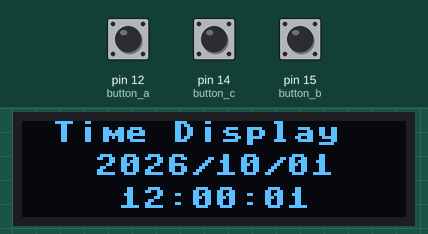
Recording of a program running on a simulated MicroPython board. Shown: 128×32 one-colour display. Inputs (shaded band) come from the test bench; at power-on: pin 12 (button_a) HIGH, pin 14 (button_c) HIGH, pin 15 (button_b) HIGH. The clock reads 2024-03-15 10:24:30 at power-on unless the program sets it; what the program prints to the serial console is not drawn.

Above: at 1.2 s.
1.3 s: pin 12 (button_a) pulled LOW for 0.15 s
At 2.4 s:
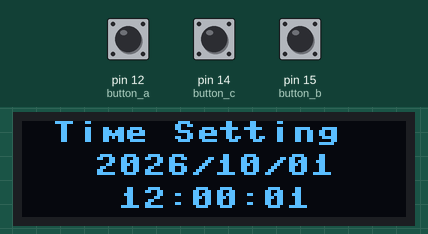
4.0 s: pin 12 (button_a) pulled LOW for 1 s
At 4.4 s:
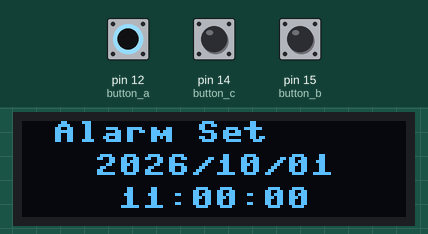
7.0 s: pin 12 (button_a) pulled LOW for 0.15 s
At 8.1 s:
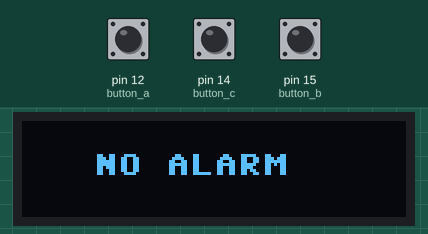
8.6 s: pin 14 (button_c) pulled LOW for 0.15 s
At 9.2 s:
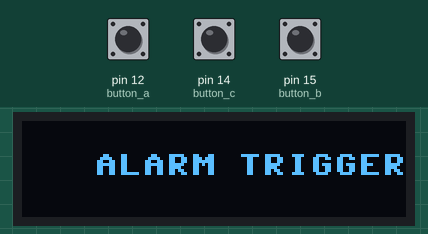
11.8 s: pin 14 (button_c) pulled LOW for 1 s
At 12.8 s:
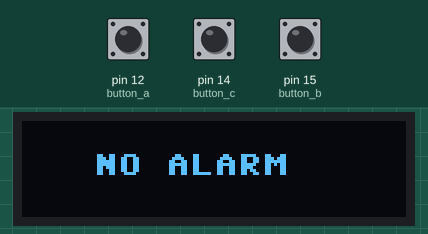
Timing chart, 0 to 14.8 s (numbered marks = the images above; inputs shaded):
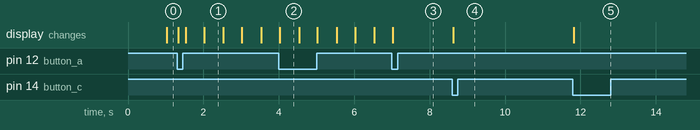

The program:

main.py
```python
import time
from time import ticks_ms, ticks_diff
from machine import Pin, I2C, RTC
import ssd1306

last_time_a = 0
last_time_b = 0
last_time_c = 0
last_displayed_second = -1
DEBOUNCE_MS = 250
PRESS_COUNT_A = 0
PRESS_COUNT_B = 0
PRESS_COUNT_C = 0

BUTTON_RELEASE = 0

LAST_TIME_DEBOUNCE = -1

# Mode related
MODE = 0 # 0 - Normal, 1 - Time Setting, 2 - Alarm Setting, 3 - Alarm Triggered
ALARM_ON = False
ALARM_TRIGGERED = False
SETTING_FLAG = 0  # 0 - Second, 1 - Minute, 2 - Hour, 3 - Day, 4 - Month, 5 - Year
FROZEN_DISPLAY = False
# Light power LED
pwr = Pin(13, Pin.OUT)
pwr.value(1)

# Initialize I2C.
i2c = I2C(0, scl=Pin(20), sda=Pin(22), freq=400000)
display = ssd1306.SSD1306_I2C(128, 32, i2c)

# Initialize RTC.
rtc = RTC()
BOOT_TIME = (2026, 10, 1, 0, 12, 0, 0, 0)
CURRENT_TIME = [2026, 10, 1, 0, 12, 0, 0, 0]
ALARM_TIME = [2026, 10, 1, 0, 11, 0, 0, 0]  # Alarm time set to 10 seconds after boot
#
button_a = Pin(12, Pin.IN, Pin.PULL_UP)
button_b = Pin(15, Pin.IN, Pin.PULL_UP)
button_c = Pin(14, Pin.IN, Pin.PULL_UP)

def button_a_handler(pin):
    global last_time_a, PRESS_COUNT_A, MODE, ALARM_ON
    now = ticks_ms()
    if ticks_diff(now, last_time_a) < DEBOUNCE_MS:
        return
    last_time_a = now
    if ALARM_ON:
        ALARM_ON = False
    else:
        PRESS_COUNT_A += 1
        MODE = PRESS_COUNT_A
        MODE = MODE % 4
        if MODE == 1:
            rtc_hold()
        # print("Mode:", MODE)
        print("Button A pressed at {}:".format(now), PRESS_COUNT_A)


def button_b_handler(pin):
    global last_time_b, PRESS_COUNT_B, MODE, ALARM_ON, SETTING_FLAG
    now = ticks_ms()
    if ticks_diff(now, last_time_b) < DEBOUNCE_MS:
        return
    last_time_b = now
    if ALARM_ON:
        ALARM_ON = False
    else:
        PRESS_COUNT_B += 1
        print("Button B pressed at {}: {}".format(now, PRESS_COUNT_B))
        if MODE == 1:
            # Time setting mode
            SETTING_FLAG = (SETTING_FLAG + 1) % 6
            # print("Setting flag:", SETTING_FLAG)
        elif MODE == 2:
            # Alarm setting mode
            SETTING_FLAG = (SETTING_FLAG + 1) % 6
            # print("Setting flag:", SETTING_FLAG)

def check_leap_year(year):
    # Leap year is divisible by 4, but not by 100, except when it's divisible by 400
    if (year % 4 == 0 and year % 100 != 0) or (year % 400 == 0):
        return True
    return False

def get_days_in_month(year, month):
    if month in [1, 3, 5, 7, 8, 10, 12]:
        return 31
    elif month in [4, 6, 9, 11]:
        return 30
    elif month == 2:
        if check_leap_year(year):
            return 29
        else:
            return 28
    return 0

def rtc_hold():
    global CURRENT_TIME
    CURRENT_TIME = list(rtc.datetime())

def button_c_handler(pin):
    global last_time_c, PRESS_COUNT_C, MODE, ALARM_ON, SETTING_FLAG, CURRENT_TIME, ALARM_TIME, ALARM_TRIGGERED
    now = ticks_ms()
    if ticks_diff(now, last_time_c) < DEBOUNCE_MS:
        return
    last_time_c = now
    print("Button C pressed at {}: {}".format(now, PRESS_COUNT_C))
    PRESS_COUNT_C += 1
    if ALARM_ON:
        ALARM_ON = False
    elif MODE == 1:
        if SETTING_FLAG == 0:
            # Second
            CURRENT_TIME = [CURRENT_TIME[0], CURRENT_TIME[1], CURRENT_TIME[2], CURRENT_TIME[3], CURRENT_TIME[4], CURRENT_TIME[5], (CURRENT_TIME[6] + 1)%60, 0]
        elif SETTING_FLAG == 1:
            # Minute
            CURRENT_TIME = [CURRENT_TIME[0], CURRENT_TIME[1], CURRENT_TIME[2], CURRENT_TIME[3], CURRENT_TIME[4], (CURRENT_TIME[5] + 1)%60, CURRENT_TIME[6], 0]
        elif SETTING_FLAG == 2:
            # Hour
            CURRENT_TIME = [CURRENT_TIME[0], CURRENT_TIME[1], CURRENT_TIME[2], CURRENT_TIME[3], (CURRENT_TIME[4] + 1) % 24, CURRENT_TIME[5], CURRENT_TIME[6], 0]
        elif SETTING_FLAG == 3:
            # Day
            day = (CURRENT_TIME[2] + 1) % get_days_in_month(CURRENT_TIME[0], CURRENT_TIME[1])
            if day == 0:
                day = get_days_in_month(CURRENT_TIME[0], CURRENT_TIME[1])
            CURRENT_TIME = [CURRENT_TIME[0], CURRENT_TIME[1], day, CURRENT_TIME[3], CURRENT_TIME[4], CURRENT_TIME[5], CURRENT_TIME[6], 0]
        elif SETTING_FLAG == 4:
            # Month
            month = (CURRENT_TIME[1] + 1) % 12
            if month == 0:
                month = 12
            day = min(CURRENT_TIME[2], get_days_in_month(CURRENT_TIME[0], month))  # Adjust day if necessary
            CURRENT_TIME = [CURRENT_TIME[0], month, day, CURRENT_TIME[3], CURRENT_TIME[4], CURRENT_TIME[5], CURRENT_TIME[6], 0]

        elif SETTING_FLAG == 5:
            # Year
            # !!! Implement year setting
            # rtc.datetime((rtc.datetime()[0], rtc.datetime()[1], rtc.datetime()[2], rtc.datetime()[3], rtc.datetime()[4], rtc.datetime()[5], rtc.datetime()[6], 0))
            pass
        rtc.datetime(CURRENT_TIME)
    elif MODE == 2:
        if SETTING_FLAG == 0:
            # Second
            ALARM_TIME[6] = (ALARM_TIME[6] + 1) % 60
        elif SETTING_FLAG == 1:
            # Minute
            ALARM_TIME[5] = (ALARM_TIME[5] + 1) % 60
        elif SETTING_FLAG == 2:
            # Hour
            ALARM_TIME[4] = (ALARM_TIME[4] + 1) % 24
        elif SETTING_FLAG == 3:
            # Day
            day = (ALARM_TIME[2] + 1) % get_days_in_month(ALARM_TIME[0], ALARM_TIME[1])
            if day == 0:
                day = get_days_in_month(ALARM_TIME[0], ALARM_TIME[1])
            ALARM_TIME[2] = day
        elif SETTING_FLAG == 4:
            # Month
            month = (ALARM_TIME[1] + 1) % 12
            if month == 0:
                month = 12
            ALARM_TIME[1] = month
            ALARM_TIME[2] = min(ALARM_TIME[2], get_days_in_month(ALARM_TIME[0], ALARM_TIME[1]))  # Adjust day if necessary
        elif SETTING_FLAG == 5:
            # Year
            # !!! Implement year setting
            # rtc.datetime((rtc.datetime()[0], rtc.datetime()[1], rtc.datetime()[2], rtc.datetime()[3], rtc.datetime()[4], rtc.datetime()[5], rtc.datetime()[6], 0))
            pass
    elif MODE == 3:
        ALARM_TRIGGERED = not ALARM_TRIGGERED

button_a.irq(trigger=Pin.IRQ_FALLING, handler=button_a_handler)
button_b.irq(trigger=Pin.IRQ_FALLING, handler=button_b_handler)
button_c.irq(trigger=Pin.IRQ_FALLING, handler=button_c_handler)

def reset_rtc_time():
    rtc.datetime(BOOT_TIME)

# 用来记录上一次显示的秒。
reset_rtc_time()

def execute_mode0():
    global last_displayed_second
    now = rtc.datetime()
    year = now[0]
    month = now[1]
    day = now[2]
    hour = now[4]
    minute = now[5]
    second = now[6]

    # 只有秒数变化时才刷新 OLED。
    if second != last_displayed_second:
        last_displayed_second = second

        # 先把日期组合成一个字符串。
        date_text = "{:04d}/{:02d}/{:02d}".format(
            year,
            month,
            day
        )

        # 再把时间组合成一个字符串。
        time_text = "{:02d}:{:02d}:{:02d}".format(
            hour,
            minute,
            second
        )

        # 清空上一帧。
        display.fill(0)

        # 第一行：标题。
        display.text("Time Display", 10, 0, 1)

        # 第二行：日期。
        display.text(date_text, 24, 11, 1)

        # 第三行：时间。
        display.text(time_text, 32, 22, 1)

        # 更新屏幕。
        display.show()

def format_blinking_value(value, width, field_flag, blink_visible):
    # 只有 SETTING_FLAG 当前选中的字段闪烁，其他字段始终显示。
    if SETTING_FLAG == field_flag and not blink_visible:
        return " " * width
    if width == 4:
        return "{:04d}".format(value)
    return "{:02d}".format(value)

def execute_mode1():
    now = CURRENT_TIME
    blink_visible = (ticks_ms() // 500) % 2 == 0
    year = format_blinking_value(now[0], 4, 5, blink_visible)
    month = format_blinking_value(now[1], 2, 4, blink_visible)
    day = format_blinking_value(now[2], 2, 3, blink_visible)
    hour = format_blinking_value(now[4], 2, 2, blink_visible)
    minute = format_blinking_value(now[5], 2, 1, blink_visible)
    second = format_blinking_value(now[6], 2, 0, blink_visible)


    # 先把日期组合成一个字符串。
    date_text = "{}/{}/{}".format(
        year,
        month,
        day
    )

    # 再把时间组合成一个字符串。
    time_text = "{}:{}:{}".format(
        hour,
        minute,
        second
    )

    # 清空上一帧。
    display.fill(0)

    # 第一行：标题。
    display.text("Time Setting", 10, 0, 1)

    # 第二行：日期。
    display.text(date_text, 24, 11, 1)

    # 第三行：时间。
    display.text(time_text, 32, 22, 1)

    # 更新屏幕。
    display.show()

    # 同时输出到串口，方便调试。

def execute_mode2():
    now = ALARM_TIME
    blink_visible = (ticks_ms() // 500) % 2 == 0
    year = format_blinking_value(now[0], 4, 5, blink_visible)
    month = format_blinking_value(now[1], 2, 4, blink_visible)
    day = format_blinking_value(now[2], 2, 3, blink_visible)
    hour = format_blinking_value(now[4], 2, 2, blink_visible)
    minute = format_blinking_value(now[5], 2, 1, blink_visible)
    second = format_blinking_value(now[6], 2, 0, blink_visible)


    # 先把日期组合成一个字符串。
    date_text = "{}/{}/{}".format(
        year,
        month,
        day
    )

    # 再把时间组合成一个字符串。
    time_text = "{}:{}:{}".format(
        hour,
        minute,
        second
    )

    # 清空上一帧。
    display.fill(0)

    # 第一行：标题。
    display.text("Alarm Set", 10, 0, 1)

    # 第二行：日期。
    display.text(date_text, 24, 11, 1)

    # 第三行：时间。
    display.text(time_text, 32, 22, 1)

    # 更新屏幕。
    display.show()

def execute_mode3():
    display.fill(0)
    if ALARM_TRIGGERED:
        display.text("ALARM TRIGGERED", 24, 11, 1)
    else:
        display.text("NO ALARM", 24, 11, 1)
    display.show()

while True:
    if MODE == 0:
        execute_mode0()
    elif MODE == 1:
        execute_mode1()
    elif MODE == 2:
        execute_mode2()
        # Alarm setting mode
    elif MODE == 3:
        # Alarm triggered mode
        execute_mode3()

    # 每 100 毫秒检查一次。
    time.sleep(0.01)
```

Measured:
- after the input at 1.3 s, the display: changes at once (image 1)
- after the input at 4.0 s, the display: changes at once (image 2)
- after the input at 7.0 s, the display: changes at once (image 3)
- after the input at 8.6 s, the display: changes at once (image 4)
- after the input at 11.8 s, the display: changes at once (image 5)
- what the display in image 1 shows lasts 0.5 s, from 2.0 s to 2.5 s
